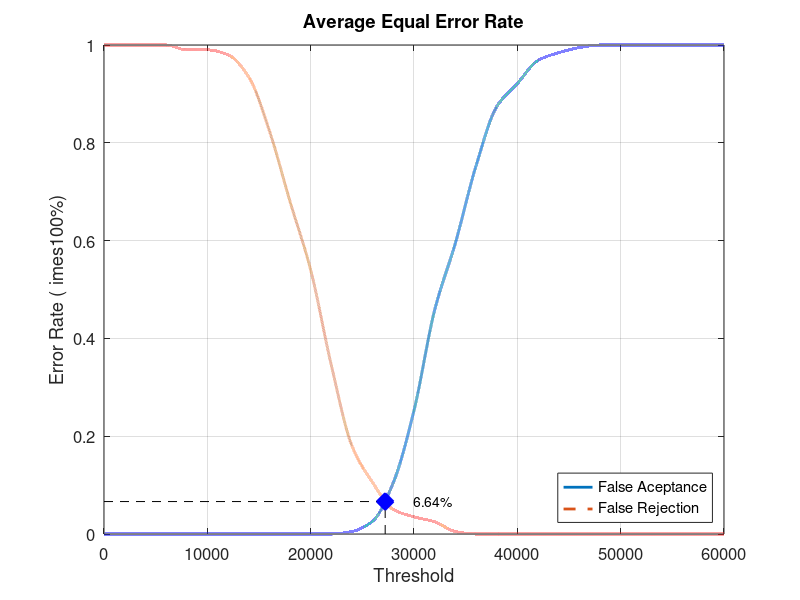
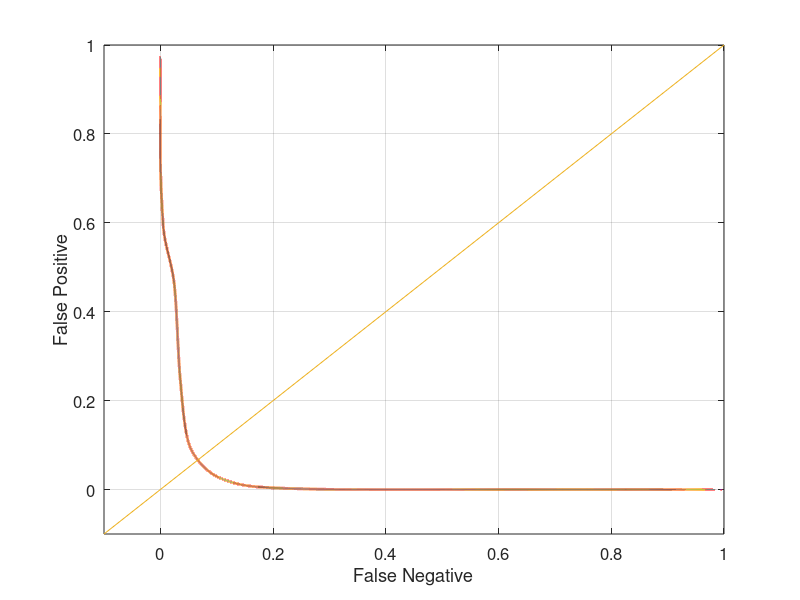

Recreate these plots in MATLAB, in order.
close all;
clear;
clc;
x = 0:2000:60000;
xq = 0:0.5:60000;

y0 = [0 0 0 0 0 0 0 0 0 0 0 0 0.00526316 0.0263158 0.105263 0.252632 0.457895 0.594737 0.752632 0.873684 0.921053 0.968421 0.984211 0.994737 1 1 1 1 1 1 1]
yy0 = interp1(x, y0, xq, 'pchip');
y1 = [1 1 1 1 0.99 0.99 0.98 0.935 0.825 0.68 0.54 0.345 0.18 0.105 0.05 0.035 0.025 0.005 0 0 0 0 0 0 0 0 0 0 0 0 0]
yy1 = interp1(x, y1, xq, 'pchip');

% Calculating EER: 
y2 = abs(y0 - y1);
find(y2 == min(y2))
yy2 = abs(yy0 - yy1);
xEER = find(yy2 == min(yy2));
xEERIndex = xq(xEER) % X-axis EER
yEER = yy0(xEER) % Y-axis EER

main = figure
plot(xq, yy0,'-','LineWidth', 2);	hold on
plot(xq, yy1,'--','LineWidth', 2);	hold on
plot([xEERIndex xEERIndex], [0 yEER], 'k--');	hold on
plot([0 xEERIndex], [yEER yEER], 'k--');	hold on
plot(xEERIndex, yEER, 'bx', 'LineWidth', 10);	hold on
text(xEERIndex + 10 * xEERIndex / 100, yEER, [num2str(round((10000 * yEER)) / 100) '%'])
legend('False Aceptance', 'False Rejection', 'Location', 'SouthEast')
xlabel('Threshold')
ylabel('Error Rate (	imes100%)')
title('Average Equal Error Rate')
set(gca, 'FontSize', 12)
axis([0 60000 0 1])
grid on

print(main, 'Database1_1Main', '-dpng');
FNRxFPR = figure('Color', [1 1 1]);
plot(yy1, yy0, '-', yy1, yy0, 'LineWidth', 2);
hold on
y = -0.1:0.1:1
plot(y, y); 
set(gca, 'FontSize', 12)
xlabel('False Negative')
ylabel('False Positive')
axis([-0.1 1 -0.1 1])
set(gca, 'FontSize', 12)
grid on

print(FNRxFPR, 'Database1_1FNRxFPR','-dpng');
